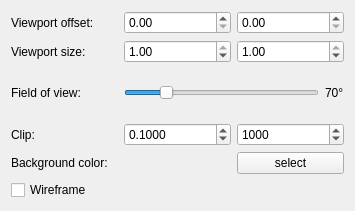
<?xml version="1.0" encoding="UTF-8"?>
<ui version="4.0">
 <class>CameraComponentView</class>
 <widget class="QWidget" name="CameraComponentView">
  <property name="geometry">
   <rect>
    <x>0</x>
    <y>0</y>
    <width>355</width>
    <height>211</height>
   </rect>
  </property>
  <property name="windowTitle">
   <string>CameraComponentView</string>
  </property>
  <layout class="QGridLayout" name="gridLayout">
   <item row="4" column="0">
    <widget class="QLabel" name="label_2">
     <property name="text">
      <string>Background color:</string>
     </property>
    </widget>
   </item>
   <item row="1" column="1">
    <widget class="QDoubleSpinBox" name="viewportWidth">
     <property name="maximum">
      <double>1.000000000000000</double>
     </property>
     <property name="singleStep">
      <double>0.010000000000000</double>
     </property>
     <property name="value">
      <double>1.000000000000000</double>
     </property>
    </widget>
   </item>
   <item row="4" column="2">
    <widget class="QPushButton" name="colorSelect">
     <property name="text">
      <string>select</string>
     </property>
    </widget>
   </item>
   <item row="4" column="1">
    <widget class="QLabel" name="color">
     <property name="text">
      <string/>
     </property>
    </widget>
   </item>
   <item row="0" column="2">
    <widget class="QDoubleSpinBox" name="viewportY">
     <property name="maximum">
      <double>1.000000000000000</double>
     </property>
     <property name="singleStep">
      <double>0.010000000000000</double>
     </property>
    </widget>
   </item>
   <item row="1" column="0">
    <widget class="QLabel" name="label_3">
     <property name="text">
      <string>Viewport size:</string>
     </property>
    </widget>
   </item>
   <item row="0" column="1">
    <widget class="QDoubleSpinBox" name="viewportX">
     <property name="maximum">
      <double>1.000000000000000</double>
     </property>
     <property name="singleStep">
      <double>0.010000000000000</double>
     </property>
    </widget>
   </item>
   <item row="3" column="2">
    <widget class="QDoubleSpinBox" name="far">
     <property name="decimals">
      <number>0</number>
     </property>
     <property name="minimum">
      <double>1.000000000000000</double>
     </property>
     <property name="maximum">
      <double>999999.000000000000000</double>
     </property>
     <property name="singleStep">
      <double>5.000000000000000</double>
     </property>
     <property name="value">
      <double>1000.000000000000000</double>
     </property>
    </widget>
   </item>
   <item row="0" column="0">
    <widget class="QLabel" name="label">
     <property name="text">
      <string>Viewport offset:</string>
     </property>
    </widget>
   </item>
   <item row="1" column="2">
    <widget class="QDoubleSpinBox" name="viewportHeight">
     <property name="maximum">
      <double>1.000000000000000</double>
     </property>
     <property name="singleStep">
      <double>0.010000000000000</double>
     </property>
     <property name="value">
      <double>1.000000000000000</double>
     </property>
    </widget>
   </item>
   <item row="3" column="0">
    <widget class="QLabel" name="label_6">
     <property name="text">
      <string>Clip:</string>
     </property>
    </widget>
   </item>
   <item row="2" column="0">
    <widget class="QLabel" name="label_5">
     <property name="text">
      <string>Field of view:</string>
     </property>
    </widget>
   </item>
   <item row="2" column="1" colspan="2">
    <layout class="QHBoxLayout" name="horizontalLayout">
     <item>
      <widget class="QSlider" name="fov">
       <property name="minimum">
        <number>1</number>
       </property>
       <property name="maximum">
        <number>359</number>
       </property>
       <property name="sliderPosition">
        <number>70</number>
       </property>
       <property name="orientation">
        <enum>Qt::Horizontal</enum>
       </property>
      </widget>
     </item>
     <item>
      <widget class="QLabel" name="fovValue">
       <property name="text">
        <string>70°</string>
       </property>
      </widget>
     </item>
    </layout>
   </item>
   <item row="3" column="1">
    <widget class="QDoubleSpinBox" name="near">
     <property name="decimals">
      <number>4</number>
     </property>
     <property name="minimum">
      <double>0.000100000000000</double>
     </property>
     <property name="maximum">
      <double>999999.000000000000000</double>
     </property>
     <property name="singleStep">
      <double>0.010000000000000</double>
     </property>
     <property name="value">
      <double>0.100000000000000</double>
     </property>
    </widget>
   </item>
   <item row="5" column="0" colspan="3">
    <widget class="QCheckBox" name="wireframe">
     <property name="text">
      <string>Wireframe</string>
     </property>
    </widget>
   </item>
  </layout>
 </widget>
 <tabstops>
  <tabstop>viewportX</tabstop>
  <tabstop>viewportY</tabstop>
  <tabstop>viewportWidth</tabstop>
  <tabstop>viewportHeight</tabstop>
  <tabstop>fov</tabstop>
  <tabstop>near</tabstop>
  <tabstop>far</tabstop>
  <tabstop>colorSelect</tabstop>
 </tabstops>
 <resources/>
 <connections/>
</ui>
